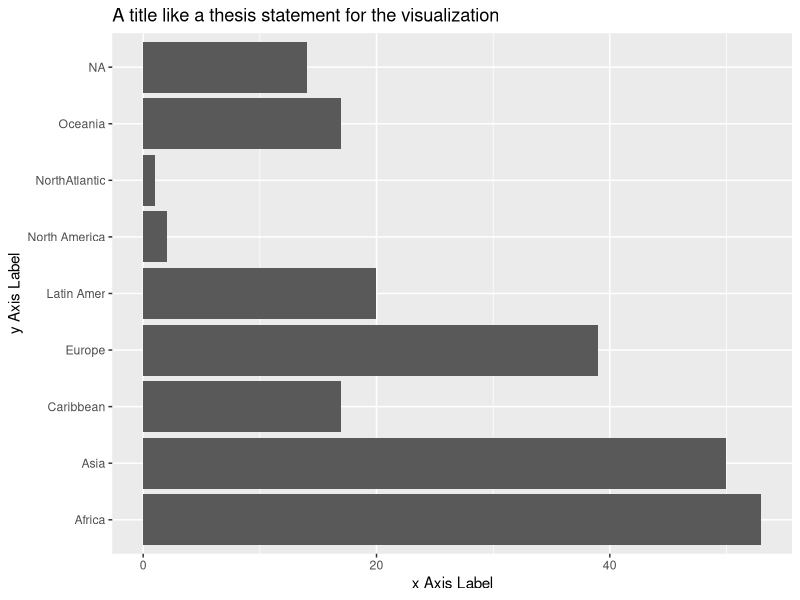

This figure's R source:
## ---- chunk 1
# background-size="1920px 1080px"
library(tidyverse)
library(readxl)
## ---- chunk 2
# The labs() function
library(carData)

ggplot(data = UN, aes(y = region)) +
  geom_bar() +
  labs(x = "x Axis Label", y = "y Axis Label", 
       title = "A title like a thesis statement for the visualization")

# caption = "Source: Where did the data come from?"
